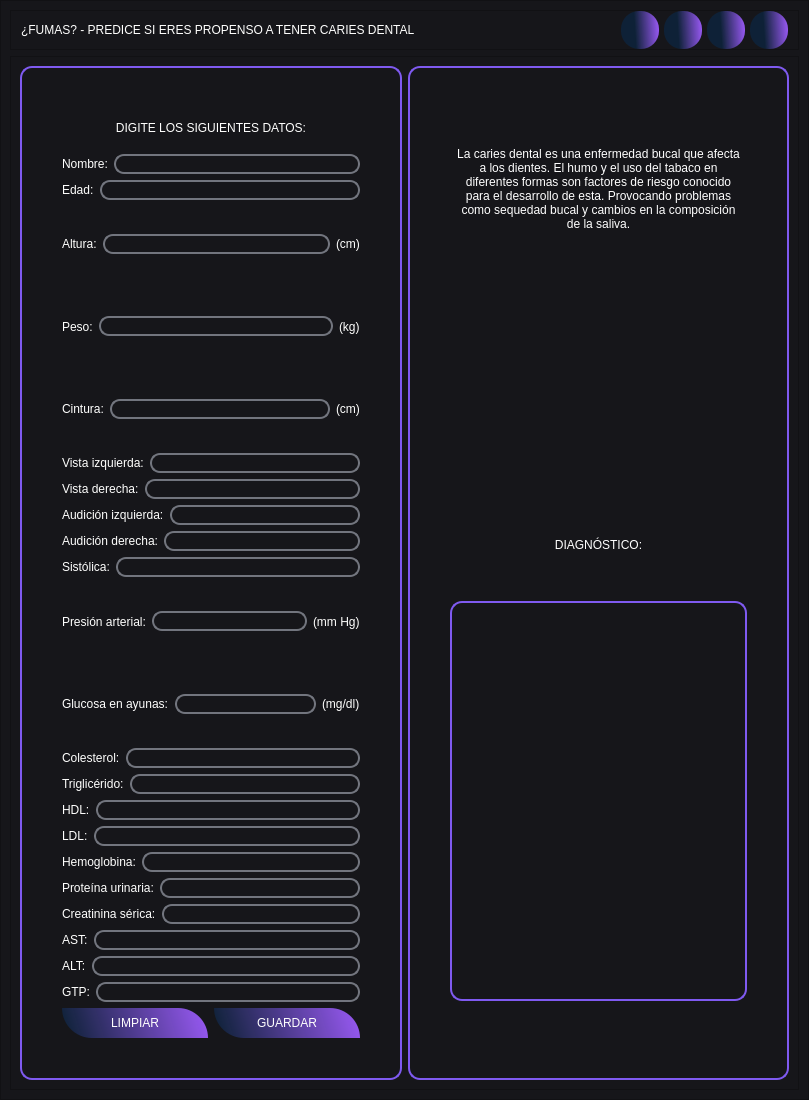
<?xml version="1.0" encoding="UTF-8"?>
<ui version="4.0">
 <class>MainWindow</class>
 <widget class="QMainWindow" name="MainWindow">
  <property name="geometry">
   <rect>
    <x>0</x>
    <y>0</y>
    <width>809</width>
    <height>1100</height>
   </rect>
  </property>
  <property name="windowTitle">
   <string>MainWindow</string>
  </property>
  <widget class="QWidget" name="centralwidget">
   <layout class="QVBoxLayout" name="verticalLayout">
    <property name="spacing">
     <number>0</number>
    </property>
    <property name="leftMargin">
     <number>0</number>
    </property>
    <property name="topMargin">
     <number>0</number>
    </property>
    <property name="rightMargin">
     <number>0</number>
    </property>
    <property name="bottomMargin">
     <number>0</number>
    </property>
    <item>
     <widget class="QFrame" name="frame">
      <property name="styleSheet">
       <string notr="true">background-color: rgb(22, 22, 26);
border-radio: 10px;</string>
      </property>
      <property name="frameShape">
       <enum>QFrame::StyledPanel</enum>
      </property>
      <property name="frameShadow">
       <enum>QFrame::Raised</enum>
      </property>
      <layout class="QVBoxLayout" name="verticalLayout_2">
       <item>
        <widget class="QFrame" name="frame_superior">
         <property name="minimumSize">
          <size>
           <width>0</width>
           <height>40</height>
          </size>
         </property>
         <property name="maximumSize">
          <size>
           <width>16777215</width>
           <height>40</height>
          </size>
         </property>
         <property name="frameShape">
          <enum>QFrame::StyledPanel</enum>
         </property>
         <property name="frameShadow">
          <enum>QFrame::Raised</enum>
         </property>
         <layout class="QHBoxLayout" name="horizontalLayout">
          <property name="spacing">
           <number>5</number>
          </property>
          <property name="leftMargin">
           <number>10</number>
          </property>
          <property name="topMargin">
           <number>0</number>
          </property>
          <property name="rightMargin">
           <number>10</number>
          </property>
          <property name="bottomMargin">
           <number>0</number>
          </property>
          <item>
           <widget class="QLabel" name="label">
            <property name="styleSheet">
             <string notr="true">color: rgb(255, 255, 254);
font: 12pt &quot;SansSerif&quot;;</string>
            </property>
            <property name="text">
             <string>¿FUMAS? - PREDICE SI ERES PROPENSO A TENER CARIES DENTAL</string>
            </property>
           </widget>
          </item>
          <item>
           <spacer name="horizontalSpacer">
            <property name="orientation">
             <enum>Qt::Horizontal</enum>
            </property>
            <property name="sizeHint" stdset="0">
             <size>
              <width>9</width>
              <height>20</height>
             </size>
            </property>
           </spacer>
          </item>
          <item>
           <widget class="QPushButton" name="bt_minimize">
            <property name="minimumSize">
             <size>
              <width>38</width>
              <height>38</height>
             </size>
            </property>
            <property name="maximumSize">
             <size>
              <width>38</width>
              <height>38</height>
             </size>
            </property>
            <property name="styleSheet">
             <string notr="true">QPushButton{
	image: url(:/imagenes/minus.svg);
border-radius: 18px;
background-color: qlineargradient(spread:reflect, x1:0, y1:0.562273, x2:1, y2:0.5, stop:0.362832 rgba(11, 38, 67, 184), stop:0.369469 rgba(11, 38, 67, 184), stop:1 rgba(150, 88, 240, 255));
}

QPushButton:hover{
background-color: qlineargradient(spread:reflect, x1:0, y1:0.562273, x2:0.949, y2:0.545455, stop:0 rgba(11, 38, 67, 184), stop:1 rgba(88, 240, 171, 255));
}


</string>
            </property>
            <property name="text">
             <string/>
            </property>
            <property name="icon">
             <iconset>
              <normaloff>../../Downloads/feather/minus.svg</normaloff>../../Downloads/feather/minus.svg</iconset>
            </property>
            <property name="iconSize">
             <size>
              <width>38</width>
              <height>38</height>
             </size>
            </property>
           </widget>
          </item>
          <item>
           <widget class="QPushButton" name="bt_maximize">
            <property name="minimumSize">
             <size>
              <width>38</width>
              <height>38</height>
             </size>
            </property>
            <property name="maximumSize">
             <size>
              <width>38</width>
              <height>38</height>
             </size>
            </property>
            <property name="styleSheet">
             <string notr="true">QPushButton{
	image: url(:/imagenes/chevron-up.svg);
border-radius: 18px;
background-color: qlineargradient(spread:reflect, x1:0, y1:0.562273, x2:1, y2:0.5, stop:0.362832 rgba(11, 38, 67, 184), stop:0.369469 rgba(11, 38, 67, 184), stop:1 rgba(150, 88, 240, 255));
}

QPushButton:hover{
background-color: qlineargradient(spread:reflect, x1:0, y1:0.562273, x2:0.949, y2:0.545455, stop:0 rgba(11, 38, 67, 184), stop:1 rgba(88, 240, 171, 255));
}


</string>
            </property>
            <property name="text">
             <string/>
            </property>
            <property name="icon">
             <iconset>
              <normaloff>../../Downloads/feather/chevron-up.svg</normaloff>../../Downloads/feather/chevron-up.svg</iconset>
            </property>
            <property name="iconSize">
             <size>
              <width>38</width>
              <height>38</height>
             </size>
            </property>
           </widget>
          </item>
          <item>
           <widget class="QPushButton" name="bt_normal">
            <property name="minimumSize">
             <size>
              <width>38</width>
              <height>38</height>
             </size>
            </property>
            <property name="maximumSize">
             <size>
              <width>38</width>
              <height>38</height>
             </size>
            </property>
            <property name="styleSheet">
             <string notr="true">QPushButton{
	image: url(:/imagenes/chevron-down.svg);
border-radius: 18px;
background-color: qlineargradient(spread:reflect, x1:0, y1:0.562273, x2:1, y2:0.5, stop:0.362832 rgba(11, 38, 67, 184), stop:0.369469 rgba(11, 38, 67, 184), stop:1 rgba(150, 88, 240, 255));
}

QPushButton:hover{
background-color: qlineargradient(spread:reflect, x1:0, y1:0.562273, x2:0.949, y2:0.545455, stop:0 rgba(11, 38, 67, 184), stop:1 rgba(88, 240, 171, 255));
}


</string>
            </property>
            <property name="text">
             <string/>
            </property>
            <property name="icon">
             <iconset>
              <normaloff>../../Downloads/feather/chevron-down.svg</normaloff>../../Downloads/feather/chevron-down.svg</iconset>
            </property>
            <property name="iconSize">
             <size>
              <width>38</width>
              <height>38</height>
             </size>
            </property>
           </widget>
          </item>
          <item>
           <widget class="QPushButton" name="bt_close">
            <property name="minimumSize">
             <size>
              <width>38</width>
              <height>38</height>
             </size>
            </property>
            <property name="maximumSize">
             <size>
              <width>38</width>
              <height>38</height>
             </size>
            </property>
            <property name="styleSheet">
             <string notr="true">QPushButton{
	image: url(:/imagenes/x.svg);
border-radius: 18px;
background-color: qlineargradient(spread:reflect, x1:0, y1:0.562273, x2:1, y2:0.5, stop:0.362832 rgba(11, 38, 67, 184), stop:0.369469 rgba(11, 38, 67, 184), stop:1 rgba(150, 88, 240, 255));
}

QPushButton:hover{
background-color: qlineargradient(spread:reflect, x1:0, y1:0.562273, x2:0.949, y2:0.545455, stop:0 rgba(11, 38, 67, 184), stop:1 rgba(88, 240, 171, 255));
}


</string>
            </property>
            <property name="text">
             <string/>
            </property>
            <property name="icon">
             <iconset>
              <normaloff>../../Downloads/feather/x.svg</normaloff>../../Downloads/feather/x.svg</iconset>
            </property>
            <property name="iconSize">
             <size>
              <width>38</width>
              <height>38</height>
             </size>
            </property>
           </widget>
          </item>
         </layout>
        </widget>
       </item>
       <item>
        <widget class="QFrame" name="frame_contenido">
         <property name="styleSheet">
          <string notr="true">QLabel{
color: rgb(255, 255, 254);
font: 12pt &quot;SansSerif&quot;;
}

QPushButton{
background-color: qlineargradient(spread:reflect, x1:0, y1:0.562273, x2:1, y2:0.5, stop:0 rgba(11, 38, 67, 184), stop:1 rgba(150, 88, 240, 255));
border-radius: 10px;
font: 12pt &quot;SansSerif&quot;;
color: rgb(255, 255, 254);
}

QPushButton:hover{
background-color: qlineargradient(spread:reflect, x1:0, y1:0.562273, x2:0.949, y2:0.545455, stop:0 rgba(11, 38, 67, 184), stop:1 rgba(88, 240, 171, 255));
border-radius: 10px;
font: 12pt &quot;SansSerif&quot;;
color: rgb(255, 255, 254);
}

QLineEdit{
background-color: rgb(22, 22, 26);
border-radius: 10px;
font: 12pt &quot;SansSerif&quot;;
color: rgb(255, 255, 254);
border: 2px solid rgb(114, 117, 126);
}

QLineEdit:hover{
background-color: rgb(22, 22, 26);
border-radius: 10px;
font: 12pt &quot;SansSerif&quot;;
border: 2px solid rgb(44, 182, 125);
}

QLineEdit:focus{
background-color: rgb(1, 1, 1);
border-radius: 10px;
font: 12pt &quot;SansSerif&quot;;
border: 2px solid rgb(127, 90, 240);
}
</string>
         </property>
         <property name="frameShape">
          <enum>QFrame::StyledPanel</enum>
         </property>
         <property name="frameShadow">
          <enum>QFrame::Raised</enum>
         </property>
         <layout class="QHBoxLayout" name="horizontalLayout_2" stretch="1,1">
          <item>
           <widget class="QFrame" name="frame_datos">
            <property name="styleSheet">
             <string notr="true">QFrame{
border: 2px solid #7f5af0;
border-radius: 12px;
}

QLabel{
border: None
}</string>
            </property>
            <property name="frameShape">
             <enum>QFrame::StyledPanel</enum>
            </property>
            <property name="frameShadow">
             <enum>QFrame::Raised</enum>
            </property>
            <layout class="QVBoxLayout" name="verticalLayout_3">
             <property name="leftMargin">
              <number>40</number>
             </property>
             <property name="topMargin">
              <number>40</number>
             </property>
             <property name="rightMargin">
              <number>40</number>
             </property>
             <property name="bottomMargin">
              <number>40</number>
             </property>
             <item>
              <widget class="QLabel" name="label_22">
               <property name="maximumSize">
                <size>
                 <width>16777215</width>
                 <height>40</height>
                </size>
               </property>
               <property name="text">
                <string>DIGITE LOS SIGUIENTES DATOS:</string>
               </property>
               <property name="alignment">
                <set>Qt::AlignCenter</set>
               </property>
              </widget>
             </item>
             <item>
              <layout class="QHBoxLayout" name="horizontalLayout_25">
               <item>
                <widget class="QLabel" name="label_23">
                 <property name="text">
                  <string>Nombre:</string>
                 </property>
                </widget>
               </item>
               <item>
                <widget class="QLineEdit" name="nombre">
                 <property name="alignment">
                  <set>Qt::AlignLeading|Qt::AlignLeft|Qt::AlignVCenter</set>
                 </property>
                 <property name="placeholderText">
                  <string/>
                 </property>
                </widget>
               </item>
              </layout>
             </item>
             <item>
              <layout class="QHBoxLayout" name="horizontalLayout_5">
               <item>
                <widget class="QLabel" name="label_4">
                 <property name="text">
                  <string>Edad:</string>
                 </property>
                </widget>
               </item>
               <item>
                <widget class="QLineEdit" name="edad">
                 <property name="alignment">
                  <set>Qt::AlignLeading|Qt::AlignLeft|Qt::AlignVCenter</set>
                 </property>
                 <property name="placeholderText">
                  <string/>
                 </property>
                </widget>
               </item>
              </layout>
             </item>
             <item>
              <layout class="QHBoxLayout" name="horizontalLayout_3">
               <item>
                <widget class="QLabel" name="label_2">
                 <property name="text">
                  <string>Altura:</string>
                 </property>
                </widget>
               </item>
               <item>
                <widget class="QLineEdit" name="altura"/>
               </item>
               <item>
                <widget class="QLabel" name="label_25">
                 <property name="text">
                  <string>(cm)</string>
                 </property>
                </widget>
               </item>
              </layout>
             </item>
             <item>
              <layout class="QHBoxLayout" name="horizontalLayout_6">
               <item>
                <widget class="QLabel" name="label_5">
                 <property name="text">
                  <string>Peso:</string>
                 </property>
                </widget>
               </item>
               <item>
                <widget class="QLineEdit" name="peso"/>
               </item>
               <item>
                <widget class="QLabel" name="label_26">
                 <property name="text">
                  <string>(kg)</string>
                 </property>
                </widget>
               </item>
              </layout>
             </item>
             <item>
              <layout class="QHBoxLayout" name="horizontalLayout_7">
               <item>
                <widget class="QLabel" name="label_6">
                 <property name="text">
                  <string>Cintura:</string>
                 </property>
                </widget>
               </item>
               <item>
                <widget class="QLineEdit" name="cintura"/>
               </item>
               <item>
                <widget class="QLabel" name="label_27">
                 <property name="text">
                  <string>(cm)</string>
                 </property>
                </widget>
               </item>
              </layout>
             </item>
             <item>
              <layout class="QHBoxLayout" name="horizontalLayout_8">
               <item>
                <widget class="QLabel" name="label_7">
                 <property name="text">
                  <string>Vista izquierda:</string>
                 </property>
                </widget>
               </item>
               <item>
                <widget class="QLineEdit" name="vista_izquierda"/>
               </item>
              </layout>
             </item>
             <item>
              <layout class="QHBoxLayout" name="horizontalLayout_9">
               <item>
                <widget class="QLabel" name="label_8">
                 <property name="text">
                  <string>Vista derecha:</string>
                 </property>
                </widget>
               </item>
               <item>
                <widget class="QLineEdit" name="vista_derecha"/>
               </item>
              </layout>
             </item>
             <item>
              <layout class="QHBoxLayout" name="horizontalLayout_10">
               <item>
                <widget class="QLabel" name="label_9">
                 <property name="text">
                  <string>Audición izquierda:</string>
                 </property>
                </widget>
               </item>
               <item>
                <widget class="QLineEdit" name="audicion_izquierda"/>
               </item>
              </layout>
             </item>
             <item>
              <layout class="QHBoxLayout" name="horizontalLayout_11">
               <item>
                <widget class="QLabel" name="label_10">
                 <property name="text">
                  <string>Audición derecha:</string>
                 </property>
                </widget>
               </item>
               <item>
                <widget class="QLineEdit" name="audicion_derecha"/>
               </item>
              </layout>
             </item>
             <item>
              <layout class="QHBoxLayout" name="horizontalLayout_12">
               <item>
                <widget class="QLabel" name="label_11">
                 <property name="text">
                  <string>Sistólica:</string>
                 </property>
                </widget>
               </item>
               <item>
                <widget class="QLineEdit" name="sistolica"/>
               </item>
              </layout>
             </item>
             <item>
              <layout class="QHBoxLayout" name="horizontalLayout_13">
               <item>
                <widget class="QLabel" name="label_12">
                 <property name="text">
                  <string>Presión arterial:</string>
                 </property>
                </widget>
               </item>
               <item>
                <widget class="QLineEdit" name="presion_arterial"/>
               </item>
               <item>
                <widget class="QLabel" name="label_30">
                 <property name="text">
                  <string>(mm Hg)</string>
                 </property>
                </widget>
               </item>
              </layout>
             </item>
             <item>
              <layout class="QHBoxLayout" name="horizontalLayout_14">
               <item>
                <widget class="QLabel" name="label_13">
                 <property name="text">
                  <string>Glucosa en ayunas:</string>
                 </property>
                </widget>
               </item>
               <item>
                <widget class="QLineEdit" name="glucosa_en_ayunas"/>
               </item>
               <item>
                <widget class="QLabel" name="label_29">
                 <property name="text">
                  <string>(mg/dl)</string>
                 </property>
                </widget>
               </item>
              </layout>
             </item>
             <item>
              <layout class="QHBoxLayout" name="horizontalLayout_15">
               <item>
                <widget class="QLabel" name="label_14">
                 <property name="text">
                  <string>Colesterol:</string>
                 </property>
                </widget>
               </item>
               <item>
                <widget class="QLineEdit" name="colesterol"/>
               </item>
              </layout>
             </item>
             <item>
              <layout class="QHBoxLayout" name="horizontalLayout_16">
               <item>
                <widget class="QLabel" name="label_15">
                 <property name="text">
                  <string>Triglicérido:</string>
                 </property>
                </widget>
               </item>
               <item>
                <widget class="QLineEdit" name="triglicerido"/>
               </item>
              </layout>
             </item>
             <item>
              <layout class="QHBoxLayout" name="horizontalLayout_17">
               <item>
                <widget class="QLabel" name="label_16">
                 <property name="text">
                  <string>HDL:</string>
                 </property>
                </widget>
               </item>
               <item>
                <widget class="QLineEdit" name="hdl"/>
               </item>
              </layout>
             </item>
             <item>
              <layout class="QHBoxLayout" name="horizontalLayout_18">
               <item>
                <widget class="QLabel" name="label_17">
                 <property name="text">
                  <string>LDL:</string>
                 </property>
                </widget>
               </item>
               <item>
                <widget class="QLineEdit" name="ldl"/>
               </item>
              </layout>
             </item>
             <item>
              <layout class="QHBoxLayout" name="horizontalLayout_19">
               <item>
                <widget class="QLabel" name="label_18">
                 <property name="text">
                  <string>Hemoglobina:</string>
                 </property>
                </widget>
               </item>
               <item>
                <widget class="QLineEdit" name="hemoglobina"/>
               </item>
              </layout>
             </item>
             <item>
              <layout class="QHBoxLayout" name="horizontalLayout_20">
               <item>
                <widget class="QLabel" name="label_19">
                 <property name="text">
                  <string>Proteína urinaria:</string>
                 </property>
                </widget>
               </item>
               <item>
                <widget class="QLineEdit" name="proteina_urinaria"/>
               </item>
              </layout>
             </item>
             <item>
              <layout class="QHBoxLayout" name="horizontalLayout_21">
               <item>
                <widget class="QLabel" name="label_20">
                 <property name="text">
                  <string>Creatinina sérica:</string>
                 </property>
                </widget>
               </item>
               <item>
                <widget class="QLineEdit" name="creatinina_serica"/>
               </item>
              </layout>
             </item>
             <item>
              <layout class="QHBoxLayout" name="horizontalLayout_22">
               <item>
                <widget class="QLabel" name="label_21">
                 <property name="text">
                  <string>AST:</string>
                 </property>
                </widget>
               </item>
               <item>
                <widget class="QLineEdit" name="ast"/>
               </item>
              </layout>
             </item>
             <item>
              <layout class="QHBoxLayout" name="horizontalLayout_4">
               <item>
                <widget class="QLabel" name="label_3">
                 <property name="text">
                  <string>ALT:</string>
                 </property>
                </widget>
               </item>
               <item>
                <widget class="QLineEdit" name="alt">
                 <property name="text">
                  <string/>
                 </property>
                </widget>
               </item>
              </layout>
             </item>
             <item>
              <layout class="QHBoxLayout" name="horizontalLayout_24">
               <item>
                <widget class="QLabel" name="label_28">
                 <property name="text">
                  <string>GTP:</string>
                 </property>
                </widget>
               </item>
               <item>
                <widget class="QLineEdit" name="gtp"/>
               </item>
              </layout>
             </item>
             <item>
              <layout class="QHBoxLayout" name="horizontalLayout_23" stretch="1,1">
               <item>
                <widget class="QPushButton" name="bt_limpiar">
                 <property name="minimumSize">
                  <size>
                   <width>0</width>
                   <height>30</height>
                  </size>
                 </property>
                 <property name="styleSheet">
                  <string notr="true">QPushButton{
border-top-left-radius: 0px;
border-bottom-left-radius: 30px;
border-top-right-radius: 30px;
border-bottom-right-radius: 0px;
}

QPushButton:hover{
border-top-left-radius: 0px;
border-bottom-left-radius: 30px;
border-top-right-radius: 30px;
border-bottom-right-radius: 0px;
}</string>
                 </property>
                 <property name="text">
                  <string>LIMPIAR</string>
                 </property>
                </widget>
               </item>
               <item>
                <widget class="QPushButton" name="bt_guardar">
                 <property name="minimumSize">
                  <size>
                   <width>0</width>
                   <height>30</height>
                  </size>
                 </property>
                 <property name="styleSheet">
                  <string notr="true">QPushButton{
border-top-left-radius: 0px;
border-bottom-left-radius: 30px;
border-top-right-radius: 30px;
border-bottom-right-radius: 0px;
}

QPushButton:hover{
border-top-left-radius: 0px;
border-bottom-left-radius: 30px;
border-top-right-radius: 30px;
border-bottom-right-radius: 0px;
}</string>
                 </property>
                 <property name="text">
                  <string>GUARDAR</string>
                 </property>
                </widget>
               </item>
              </layout>
             </item>
            </layout>
           </widget>
          </item>
          <item>
           <widget class="QFrame" name="frame_resultado">
            <property name="styleSheet">
             <string notr="true">QFrame{
border: 2px solid #7f5af0;
border-radius: 12px;
}

QLabel{
border:None
}</string>
            </property>
            <property name="frameShape">
             <enum>QFrame::StyledPanel</enum>
            </property>
            <property name="frameShadow">
             <enum>QFrame::Raised</enum>
            </property>
            <layout class="QVBoxLayout" name="verticalLayout_4">
             <property name="leftMargin">
              <number>40</number>
             </property>
             <property name="topMargin">
              <number>40</number>
             </property>
             <property name="rightMargin">
              <number>40</number>
             </property>
             <property name="bottomMargin">
              <number>40</number>
             </property>
             <item>
              <widget class="QTextBrowser" name="textBrowser">
               <property name="maximumSize">
                <size>
                 <width>16777215</width>
                 <height>135</height>
                </size>
               </property>
               <property name="styleSheet">
                <string notr="true">border: None</string>
               </property>
               <property name="html">
                <string>&lt;!DOCTYPE HTML PUBLIC &quot;-//W3C//DTD HTML 4.0//EN&quot; &quot;http://www.w3.org/TR/REC-html40/strict.dtd&quot;&gt;
&lt;html&gt;&lt;head&gt;&lt;meta name=&quot;qrichtext&quot; content=&quot;1&quot; /&gt;&lt;style type=&quot;text/css&quot;&gt;
p, li { white-space: pre-wrap; }
&lt;/style&gt;&lt;/head&gt;&lt;body style=&quot; font-family:'MS Shell Dlg 2'; font-size:7.8pt; font-weight:400; font-style:normal;&quot;&gt;
&lt;p align=&quot;center&quot; style=&quot; margin-top:0px; margin-bottom:0px; margin-left:0px; margin-right:0px; -qt-block-indent:0; text-indent:0px;&quot;&gt;&lt;span style=&quot; font-size:9pt; color:#ffffff;&quot;&gt;La caries dental es una enfermedad bucal que afecta a los dientes. El humo y el uso del tabaco en diferentes formas son factores de riesgo conocido para el desarrollo de esta. Provocando problemas como sequedad bucal y cambios en la composición de la saliva.&lt;/span&gt;&lt;/p&gt;&lt;/body&gt;&lt;/html&gt;</string>
               </property>
              </widget>
             </item>
             <item>
              <widget class="QLabel" name="label_31">
               <property name="minimumSize">
                <size>
                 <width>0</width>
                 <height>0</height>
                </size>
               </property>
               <property name="maximumSize">
                <size>
                 <width>16777215</width>
                 <height>170</height>
                </size>
               </property>
               <property name="styleSheet">
                <string notr="true">image: url(:/imagenes/caries_dental.jpg);</string>
               </property>
               <property name="text">
                <string/>
               </property>
              </widget>
             </item>
             <item>
              <widget class="QLabel" name="label_24">
               <property name="minimumSize">
                <size>
                 <width>0</width>
                 <height>0</height>
                </size>
               </property>
               <property name="maximumSize">
                <size>
                 <width>16777215</width>
                 <height>30</height>
                </size>
               </property>
               <property name="styleSheet">
                <string notr="true">color: rgb(255, 255, 255);</string>
               </property>
               <property name="text">
                <string>DIAGNÓSTICO:</string>
               </property>
               <property name="alignment">
                <set>Qt::AlignCenter</set>
               </property>
              </widget>
             </item>
             <item>
              <widget class="QFrame" name="frame_si_no">
               <property name="maximumSize">
                <size>
                 <width>16777215</width>
                 <height>400</height>
                </size>
               </property>
               <property name="frameShape">
                <enum>QFrame::StyledPanel</enum>
               </property>
               <property name="frameShadow">
                <enum>QFrame::Raised</enum>
               </property>
               <widget class="QLabel" name="resultado">
                <property name="geometry">
                 <rect>
                  <x>14</x>
                  <y>15</y>
                  <width>251</width>
                  <height>371</height>
                 </rect>
                </property>
                <property name="styleSheet">
                 <string notr="true">font: 75 8pt &quot;MS Shell Dlg 2&quot;;</string>
                </property>
                <property name="text">
                 <string/>
                </property>
                <property name="alignment">
                 <set>Qt::AlignCenter</set>
                </property>
               </widget>
              </widget>
             </item>
            </layout>
           </widget>
          </item>
         </layout>
        </widget>
       </item>
      </layout>
     </widget>
    </item>
   </layout>
  </widget>
 </widget>
 <resources/>
 <connections/>
</ui>
